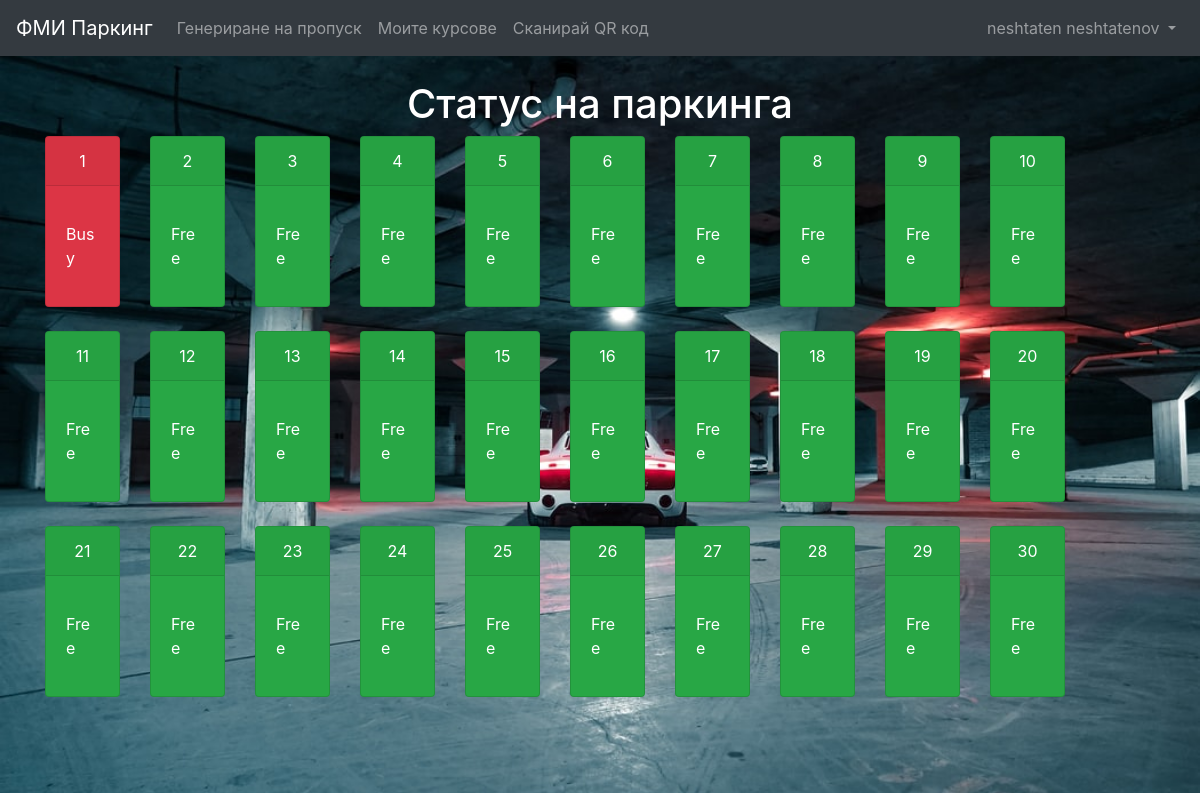
Page /index.php?login=success (signed in) on the committed database.
### tables this page shows
CREATE TABLE `parking_spots` (
  `number` int(11) NOT NULL,
  `car` varchar(15) DEFAULT NULL,
  `owner` int(11) DEFAULT NULL,
  `time_in` datetime DEFAULT NULL,
  `duration` int(11) DEFAULT NULL,
  `time_out` datetime DEFAULT NULL,
  `free` tinyint(1) NOT NULL
);

### models/ParkingSpotService.php (called while the page is built, shortened)
<?php
require_once 'ParkingSpot.php';
class ParkingSpotService
{
    private static $SELECT_ALL_PARKING_SPOTS = "SELECT ps.number, ps.time_in, ps.time_out, ps.free, u.u_first as first, u.u_last as last FROM parking_spots ps LEFT JOIN users u ON u.u_id = ps.owner";
    public static function getAllParkingSpots()
    {
        $connection = ParkingDB::getInstance()->getConnection();
        $query = $connection->query(self::$SELECT_ALL_PARKING_SPOTS);
        $parking_spots = array();
        while ($row = $query->fetch()) {
            $spot = new ParkingSpot(
                $row["number"],
                $row["first"]." ".$row["last"],
                $row["time_in"],
                $row["time_out"],
                $row["free"]);
            array_push($parking_spots, $spot);
        }
        return $parking_spots;
    }
    public static function countFreeParkingSpots()
    {
        $parking_spots = self::getAllParkingSpots();
        return count(array_filter($parking_spots, function ($spot) {
            return $spot->isFree();
        }));
    }
}

### controllers/ParkingSpotController.php (called while the page is built)
<?php
require_once 'models/ParkingSpot.php';
require_once 'models/ParkingSpotService.php';
class ParkingSpotController
{
    public static function getAllParkingSpots()
    {
        return ParkingSpotService::getAllParkingSpots();
    }
    public static function countFreeParkingSpots($parking_spots)
    {
        return ParkingSpotService::countFreeParkingSpots();
    }
}

### models/ParkingSpot.php (called while the page is built, shortened)
<?php
class ParkingSpot
{
    private $number;
    private $free;
    public function __construct($number, $owner, $time_in, $time_out, $free)
    {
        $this->number = $number;
        $this->free = $free;
    }
    public function getNumber() {
        return $this->number;
    }
    public function isFree() {
        return $this->free;
    }
}

### index.php (the view)
<?php include_once 'views/header.php'; ?>
<?php
require_once 'controllers/ParkingSpotController.php';
require_once 'models/ParkingSpotService.php';
$parking_spots = ParkingSpotController::getAllParkingSpots();
$free_spots = ParkingSpotController::countFreeParkingSpots($parking_spots);
?>
<div class="container">
    <?php if (is_logged_in()) { ?>
        <h1>Статус на паркинга</h1>
        <div class="row">
            <?php foreach ($parking_spots as $spot) : ?>
                <div class="col col-xs-2 col-sm-2 col-md-2 col-lg-1 mb-4" style="min-width: 105px;">
                    <div class="card text-white <?php echo $spot->isFree() ? 'bg-success' : 'bg-danger' ?>">
                        <div class="card-header"><?php echo $spot->getNumber() ?></div>
                        <div class="card-body">
                            <p class="card-text">
                                <?php if ($spot->isFree()) { ?>
                                    <p>Free</p>
                                <?php } else { ?>
                                    <p>Busy</p>
                                <?php } ?>
                            </p>
                        </div>
                    </div>
                </div>
            <?php endforeach; ?>
        </div>
    <?php } else { ?>
        <h1>Добре дошли!</h1>
        <h3>В момента има <?php echo $free_spots ?> свободни места.</h3>
        <h3>За  повече информация или за да влезете/излезете, моля влезте в профила си.</h3>
    <?php } ?>
</div>

### styles/style.css (style rules this page uses)
html, body { height: 100%; margin: 0; padding: 0; }
h1, h2, h3 { color: white; text-align:center; }
p { color:white; }
.card-header { text-align: center; }
@media (min-width: 992px) and (max-width: 1200px) { html, body { height: auto; } }

### rows in the picture
parking_spots: number "1", free "Busy"
parking_spots: number "9", free "Free"

### other values in the picture
get_greeting() "neshtaten neshtatenov"
$spot->getNumber() "2"
$spot->getNumber() "3"
$spot->getNumber() "4"
$spot->getNumber() "5"
$spot->getNumber() "6"
$spot->getNumber() "7"
$spot->getNumber() "8"
$spot->getNumber() "10"
$spot->getNumber() "11"
$spot->getNumber() "12"
$spot->getNumber() "13"
$spot->getNumber() "14"
$spot->getNumber() "15"
$spot->getNumber() "16"
